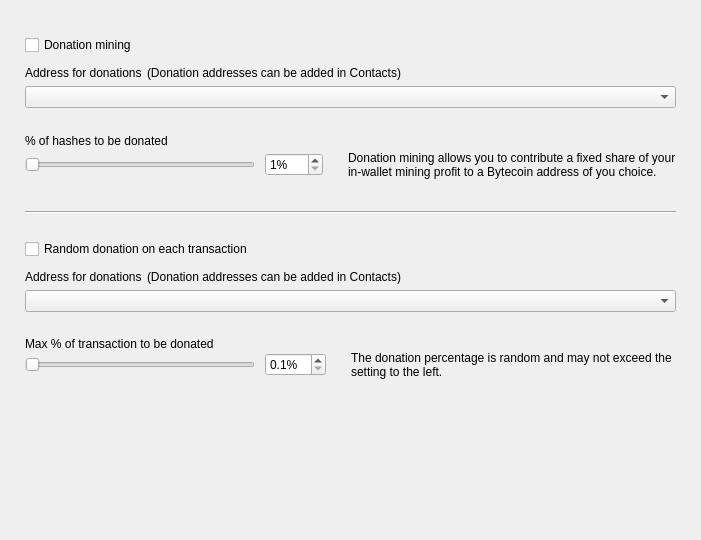
<?xml version="1.0" encoding="UTF-8"?>
<ui version="4.0">
 <class>DonationOptionsFrame</class>
 <widget class="QFrame" name="DonationOptionsFrame">
  <property name="geometry">
   <rect>
    <x>0</x>
    <y>0</y>
    <width>701</width>
    <height>540</height>
   </rect>
  </property>
  <property name="windowTitle">
   <string>Frame</string>
  </property>
  <property name="frameShape">
   <enum>QFrame::NoFrame</enum>
  </property>
  <property name="frameShadow">
   <enum>QFrame::Raised</enum>
  </property>
  <layout class="QVBoxLayout" name="verticalLayout">
   <property name="spacing">
    <number>10</number>
   </property>
   <property name="leftMargin">
    <number>25</number>
   </property>
   <property name="topMargin">
    <number>35</number>
   </property>
   <property name="rightMargin">
    <number>25</number>
   </property>
   <property name="bottomMargin">
    <number>0</number>
   </property>
   <item>
    <widget class="QCheckBox" name="m_enableDonationMiningCheck">
     <property name="text">
      <string>Donation mining</string>
     </property>
    </widget>
   </item>
   <item>
    <widget class="QFrame" name="m_donationMiningFrame">
     <property name="frameShape">
      <enum>QFrame::NoFrame</enum>
     </property>
     <property name="frameShadow">
      <enum>QFrame::Raised</enum>
     </property>
     <layout class="QGridLayout" name="gridLayout" columnstretch="1,0,0,1">
      <property name="leftMargin">
       <number>0</number>
      </property>
      <property name="topMargin">
       <number>0</number>
      </property>
      <property name="rightMargin">
       <number>0</number>
      </property>
      <property name="bottomMargin">
       <number>0</number>
      </property>
      <property name="horizontalSpacing">
       <number>10</number>
      </property>
      <property name="verticalSpacing">
       <number>0</number>
      </property>
      <item row="2" column="0" colspan="4">
       <widget class="QComboBox" name="m_donationMiningAddressCombo"/>
      </item>
      <item row="3" column="0" colspan="4">
       <spacer name="verticalSpacer_2">
        <property name="orientation">
         <enum>Qt::Vertical</enum>
        </property>
        <property name="sizeType">
         <enum>QSizePolicy::Fixed</enum>
        </property>
        <property name="sizeHint" stdset="0">
         <size>
          <width>20</width>
          <height>25</height>
         </size>
        </property>
       </spacer>
      </item>
      <item row="4" column="0" colspan="4">
       <widget class="WalletGui::WalletNormalBlackTextLabel" name="label_2">
        <property name="minimumSize">
         <size>
          <width>0</width>
          <height>16</height>
         </size>
        </property>
        <property name="text">
         <string>% of hashes to be donated</string>
        </property>
        <property name="indent">
         <number>0</number>
        </property>
       </widget>
      </item>
      <item row="5" column="1">
       <widget class="QSpinBox" name="m_donationMiningAmountSpin">
        <property name="suffix">
         <string>%</string>
        </property>
        <property name="minimum">
         <number>1</number>
        </property>
        <property name="maximum">
         <number>100</number>
        </property>
       </widget>
      </item>
      <item row="5" column="0">
       <widget class="QSlider" name="m_donationMiningAmountSlider">
        <property name="maximumSize">
         <size>
          <width>230</width>
          <height>16777215</height>
         </size>
        </property>
        <property name="minimum">
         <number>1</number>
        </property>
        <property name="maximum">
         <number>100</number>
        </property>
        <property name="orientation">
         <enum>Qt::Horizontal</enum>
        </property>
       </widget>
      </item>
      <item row="5" column="2">
       <spacer name="horizontalSpacer">
        <property name="orientation">
         <enum>Qt::Horizontal</enum>
        </property>
        <property name="sizeType">
         <enum>QSizePolicy::Fixed</enum>
        </property>
        <property name="sizeHint" stdset="0">
         <size>
          <width>5</width>
          <height>20</height>
         </size>
        </property>
       </spacer>
      </item>
      <item row="5" column="3" alignment="Qt::AlignVCenter">
       <widget class="WalletGui::WalletSmallGrayTextLabel" name="m_donationMiningCommentLabel">
        <property name="minimumSize">
         <size>
          <width>0</width>
          <height>32</height>
         </size>
        </property>
        <property name="text">
         <string>Donation mining allows you to contribute a fixed share of your in-wallet mining profit to a Bytecoin address of you choice.</string>
        </property>
        <property name="wordWrap">
         <bool>true</bool>
        </property>
        <property name="indent">
         <number>0</number>
        </property>
       </widget>
      </item>
      <item row="1" column="0" colspan="4">
       <spacer name="verticalSpacer_6">
        <property name="orientation">
         <enum>Qt::Vertical</enum>
        </property>
        <property name="sizeType">
         <enum>QSizePolicy::Fixed</enum>
        </property>
        <property name="sizeHint" stdset="0">
         <size>
          <width>20</width>
          <height>5</height>
         </size>
        </property>
       </spacer>
      </item>
      <item row="0" column="0" colspan="4">
       <layout class="QHBoxLayout" name="horizontalLayout" stretch="0,1">
        <property name="spacing">
         <number>5</number>
        </property>
        <property name="leftMargin">
         <number>0</number>
        </property>
        <item>
         <widget class="WalletGui::WalletNormalBlackTextLabel" name="label">
          <property name="minimumSize">
           <size>
            <width>0</width>
            <height>16</height>
           </size>
          </property>
          <property name="text">
           <string>Address for donations</string>
          </property>
          <property name="indent">
           <number>0</number>
          </property>
         </widget>
        </item>
        <item>
         <widget class="WalletGui::WalletSmallGrayTextLabel" name="label_5">
          <property name="text">
           <string>(Donation addresses can be added in Contacts)</string>
          </property>
         </widget>
        </item>
       </layout>
      </item>
     </layout>
    </widget>
   </item>
   <item>
    <spacer name="verticalSpacer_3">
     <property name="orientation">
      <enum>Qt::Vertical</enum>
     </property>
     <property name="sizeType">
      <enum>QSizePolicy::Fixed</enum>
     </property>
     <property name="sizeHint" stdset="0">
      <size>
       <width>20</width>
       <height>20</height>
      </size>
     </property>
    </spacer>
   </item>
   <item>
    <widget class="Line" name="line">
     <property name="frameShadow">
      <enum>QFrame::Sunken</enum>
     </property>
     <property name="orientation">
      <enum>Qt::Horizontal</enum>
     </property>
    </widget>
   </item>
   <item>
    <spacer name="verticalSpacer_4">
     <property name="orientation">
      <enum>Qt::Vertical</enum>
     </property>
     <property name="sizeType">
      <enum>QSizePolicy::Fixed</enum>
     </property>
     <property name="sizeHint" stdset="0">
      <size>
       <width>20</width>
       <height>15</height>
      </size>
     </property>
    </spacer>
   </item>
   <item>
    <widget class="QCheckBox" name="m_enableDonationChangeCheck">
     <property name="text">
      <string>Random donation on each transaction</string>
     </property>
    </widget>
   </item>
   <item>
    <widget class="QFrame" name="m_donationChangeFrame">
     <property name="frameShape">
      <enum>QFrame::NoFrame</enum>
     </property>
     <property name="frameShadow">
      <enum>QFrame::Raised</enum>
     </property>
     <layout class="QGridLayout" name="gridLayout_2" columnstretch="1,0,0,1">
      <property name="leftMargin">
       <number>0</number>
      </property>
      <property name="topMargin">
       <number>0</number>
      </property>
      <property name="rightMargin">
       <number>0</number>
      </property>
      <property name="bottomMargin">
       <number>0</number>
      </property>
      <property name="horizontalSpacing">
       <number>10</number>
      </property>
      <property name="verticalSpacing">
       <number>0</number>
      </property>
      <item row="3" column="0" colspan="4">
       <spacer name="verticalSpacer_5">
        <property name="orientation">
         <enum>Qt::Vertical</enum>
        </property>
        <property name="sizeType">
         <enum>QSizePolicy::Fixed</enum>
        </property>
        <property name="sizeHint" stdset="0">
         <size>
          <width>20</width>
          <height>25</height>
         </size>
        </property>
       </spacer>
      </item>
      <item row="4" column="0" colspan="4">
       <widget class="WalletGui::WalletNormalBlackTextLabel" name="label_3">
        <property name="text">
         <string>Max % of transaction to be donated</string>
        </property>
        <property name="indent">
         <number>0</number>
        </property>
       </widget>
      </item>
      <item row="5" column="0">
       <widget class="QSlider" name="m_donationChangeAmountSlider">
        <property name="maximumSize">
         <size>
          <width>230</width>
          <height>16777215</height>
         </size>
        </property>
        <property name="minimum">
         <number>1</number>
        </property>
        <property name="maximum">
         <number>100</number>
        </property>
        <property name="orientation">
         <enum>Qt::Horizontal</enum>
        </property>
       </widget>
      </item>
      <item row="2" column="0" colspan="4">
       <widget class="QComboBox" name="m_donationChangeAddressCombo"/>
      </item>
      <item row="5" column="3" alignment="Qt::AlignVCenter">
       <widget class="WalletGui::WalletSmallGrayTextLabel" name="m_donationChangeCommentLabel">
        <property name="text">
         <string>The donation percentage is random and may not exceed the setting to the left.</string>
        </property>
        <property name="wordWrap">
         <bool>true</bool>
        </property>
        <property name="indent">
         <number>0</number>
        </property>
       </widget>
      </item>
      <item row="5" column="1">
       <widget class="QDoubleSpinBox" name="m_donationChangeAmountSpin">
        <property name="suffix">
         <string>%</string>
        </property>
        <property name="decimals">
         <number>1</number>
        </property>
        <property name="minimum">
         <double>0.100000000000000</double>
        </property>
        <property name="maximum">
         <double>10.000000000000000</double>
        </property>
        <property name="singleStep">
         <double>0.100000000000000</double>
        </property>
       </widget>
      </item>
      <item row="5" column="2">
       <spacer name="horizontalSpacer_2">
        <property name="orientation">
         <enum>Qt::Horizontal</enum>
        </property>
        <property name="sizeType">
         <enum>QSizePolicy::Fixed</enum>
        </property>
        <property name="sizeHint" stdset="0">
         <size>
          <width>5</width>
          <height>20</height>
         </size>
        </property>
       </spacer>
      </item>
      <item row="1" column="0" colspan="4">
       <spacer name="verticalSpacer_7">
        <property name="orientation">
         <enum>Qt::Vertical</enum>
        </property>
        <property name="sizeType">
         <enum>QSizePolicy::Fixed</enum>
        </property>
        <property name="sizeHint" stdset="0">
         <size>
          <width>20</width>
          <height>5</height>
         </size>
        </property>
       </spacer>
      </item>
      <item row="0" column="0" colspan="4">
       <layout class="QHBoxLayout" name="horizontalLayout_2" stretch="0,1">
        <property name="spacing">
         <number>5</number>
        </property>
        <property name="leftMargin">
         <number>0</number>
        </property>
        <item>
         <widget class="WalletGui::WalletNormalBlackTextLabel" name="label_4">
          <property name="minimumSize">
           <size>
            <width>0</width>
            <height>16</height>
           </size>
          </property>
          <property name="text">
           <string>Address for donations</string>
          </property>
          <property name="indent">
           <number>0</number>
          </property>
         </widget>
        </item>
        <item>
         <widget class="WalletGui::WalletSmallGrayTextLabel" name="label_6">
          <property name="text">
           <string>(Donation addresses can be added in Contacts)</string>
          </property>
         </widget>
        </item>
       </layout>
      </item>
     </layout>
    </widget>
   </item>
   <item>
    <spacer name="verticalSpacer">
     <property name="orientation">
      <enum>Qt::Vertical</enum>
     </property>
     <property name="sizeType">
      <enum>QSizePolicy::Expanding</enum>
     </property>
     <property name="sizeHint" stdset="0">
      <size>
       <width>20</width>
       <height>10</height>
      </size>
     </property>
    </spacer>
   </item>
  </layout>
 </widget>
 <customwidgets>
  <customwidget>
   <class>WalletGui::WalletSmallGrayTextLabel</class>
   <extends>QLabel</extends>
   <header>Gui/Common/WalletTextLabel.h</header>
  </customwidget>
  <customwidget>
   <class>WalletGui::WalletNormalBlackTextLabel</class>
   <extends>QLabel</extends>
   <header>Gui/Common/WalletTextLabel.h</header>
  </customwidget>
 </customwidgets>
 <resources/>
 <connections>
  <connection>
   <sender>m_enableDonationMiningCheck</sender>
   <signal>toggled(bool)</signal>
   <receiver>m_donationMiningFrame</receiver>
   <slot>setEnabled(bool)</slot>
   <hints>
    <hint type="sourcelabel">
     <x>353</x>
     <y>41</y>
    </hint>
    <hint type="destinationlabel">
     <x>350</x>
     <y>115</y>
    </hint>
   </hints>
  </connection>
  <connection>
   <sender>m_donationMiningAmountSlider</sender>
   <signal>valueChanged(int)</signal>
   <receiver>DonationOptionsFrame</receiver>
   <slot>donationMiningAmountChanged(int)</slot>
   <hints>
    <hint type="sourcelabel">
     <x>187</x>
     <y>155</y>
    </hint>
    <hint type="destinationlabel">
     <x>350</x>
     <y>269</y>
    </hint>
   </hints>
  </connection>
  <connection>
   <sender>m_donationMiningAmountSpin</sender>
   <signal>valueChanged(int)</signal>
   <receiver>DonationOptionsFrame</receiver>
   <slot>donationMiningAmountChanged(int)</slot>
   <hints>
    <hint type="sourcelabel">
     <x>391</x>
     <y>155</y>
    </hint>
    <hint type="destinationlabel">
     <x>350</x>
     <y>269</y>
    </hint>
   </hints>
  </connection>
  <connection>
   <sender>m_enableDonationChangeCheck</sender>
   <signal>toggled(bool)</signal>
   <receiver>m_donationChangeFrame</receiver>
   <slot>setEnabled(bool)</slot>
   <hints>
    <hint type="sourcelabel">
     <x>353</x>
     <y>237</y>
    </hint>
    <hint type="destinationlabel">
     <x>350</x>
     <y>328</y>
    </hint>
   </hints>
  </connection>
  <connection>
   <sender>m_donationChangeAmountSlider</sender>
   <signal>valueChanged(int)</signal>
   <receiver>DonationOptionsFrame</receiver>
   <slot>donationChangeAmountChanged(int)</slot>
   <hints>
    <hint type="sourcelabel">
     <x>187</x>
     <y>385</y>
    </hint>
    <hint type="destinationlabel">
     <x>350</x>
     <y>269</y>
    </hint>
   </hints>
  </connection>
  <connection>
   <sender>m_donationChangeAmountSpin</sender>
   <signal>valueChanged(double)</signal>
   <receiver>DonationOptionsFrame</receiver>
   <slot>donationChangeAmountChanged(double)</slot>
   <hints>
    <hint type="sourcelabel">
     <x>433</x>
     <y>353</y>
    </hint>
    <hint type="destinationlabel">
     <x>350</x>
     <y>269</y>
    </hint>
   </hints>
  </connection>
 </connections>
 <slots>
  <slot>donationMiningAmountChanged(int)</slot>
  <slot>donationChangeAmountChanged(int)</slot>
  <slot>donationChangeAmountChanged(double)</slot>
 </slots>
</ui>
